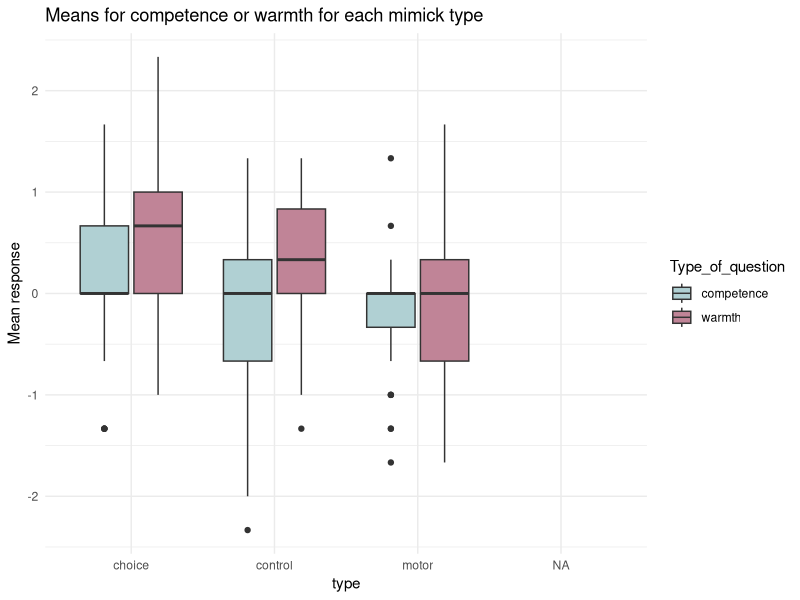
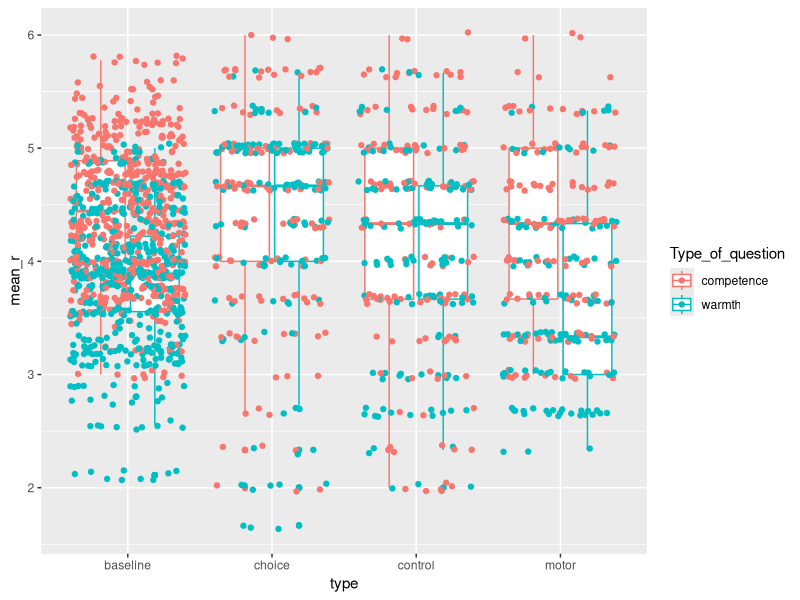

These charts were generated, in order, by the following R code: (Note: this script raises an error after producing the figures.)

library(tidyverse)
library(lme4)
colors_a = c('#B0D0D3', '#C08497','#F7AF9D')

groups = read_csv('groups.csv', col_names = TRUE) %>%select(-1,-2)
groups_long = groups %>%
  select(id, first, second, third) %>%
  pivot_longer(2:4, names_to = 'response', values_to = 'type')

groups_order = groups %>%
  select(id, conf1, conf2, conf3) %>%
  pivot_longer(2:4, names_to = 'block', values_to = 'confed_name') %>%
  mutate(block = ifelse(block == 'conf1', 'first', 
                        ifelse(block == 'conf2', 'second',
                               ifelse(block == 'conf3', 'third', 0))))


groups_mim = groups_long %>%
  rename('block' = 'response') %>%
  full_join(groups_order)



# Rating data ------------------------------
dat_rating2 <- read_csv('ratings_data.csv', col_names = TRUE) %>%
  dplyr::select(Participant_Public_ID, Question_Key, Response) 

colnames(dat_rating2) <- c('id','question','response')

dat_rating3 <- dat_rating2 %>%
  filter(response < 10) %>%
  filter(str_detect(question, "quantised")) 

# group the data by type of question 
warmth_k = c('friendly', 'similarity', 'attractiveness')
comp_k = c('competent', 'art_knowledge', 'rational')
w_k <- paste(warmth_k, collapse="|") # "ll|lo|hl"
ratings_data <- dat_rating3 %>%
  mutate(rating = response) %>%
  mutate(Type_of_question = ifelse(str_detect(question, w_k),'warmth','competence'),
         response = ifelse(str_detect(question, '1'), 'first',
                           ifelse(str_detect(question, '2'), 'second',
                                  ifelse(str_detect(question, '3'),'third', 'baseline'))))

ratings_by_group = ratings_data %>%
  full_join(groups_long) %>%
  mutate(type = ifelse(response == 'baseline', 'baseline', type)) %>%
  na.omit() %>%
  mutate(confed_name = ifelse(str_detect(question, 'Lucile'), 'L', 
                              ifelse(str_detect(question, 'Maria'), 'M',
                                     ifelse(str_detect(question, 'Amie'), 'A', 99)))) %>%
  rename('block' = 'response')



# Ratings across mimicking for each question --------------------
ratings_by_group_fr <- ratings_by_group %>%
  filter(grepl('friendly', question)) %>%
  filter(block != 'baseline')

mod_Fr <- aov(data = ratings_by_group_fr, rating~type)
summary(mod_Fr)



# Add baseline --------------------------

ratings_baseline = ratings_data %>%
  full_join(groups_long) %>%
  mutate(type = ifelse(response == 'baseline', 'baseline', type)) %>%
  na.omit() %>%
  mutate(confed_name = ifelse(str_detect(question, 'Lucile'), 'L', 
                              ifelse(str_detect(question, 'Maria'), 'M',
                                     ifelse(str_detect(question, 'Amie'), 'A', 99)))) %>%
  filter(confed_name != '99') %>%
  full_join(groups_order) %>%
  na.omit() %>%
  select(-response) 


ratings_all = full_join(ratings_baseline, ratings_by_group) %>% filter(block != 'baseline')

ratings_avg = ratings_all %>%
  group_by(id, block, confed_name, Type_of_question) %>%
  summarise(mean_r = mean(rating))
  

baseline_mean = ratings_avg %>%
  filter(confed_name != 99) %>%
  rename('mean_r_base' = 'mean_r')


groups_mim = groups_long %>%
  rename('block' = 'response') %>%
  full_join(groups_order) %>%
  select(id, confed_name, type)


# Ratings controlled for baseline (by subtracting the baseline) -------------------
exp_means = ratings_avg %>% filter(confed_name == 99) %>%  ungroup() %>%
  select(-confed_name) %>%
  full_join(baseline_mean) %>%
  mutate(change_in_rating = mean_r - mean_r_base) %>%
  full_join(groups_mim)

ggplot(exp_means, aes(x = type, y = change_in_rating, fill = Type_of_question))+
  geom_boxplot() +
  scale_fill_manual(values = colors_a[1:2]) +
  labs(y = 'Mean response', title = 'Means for competence or warmth for each mimick type') +
  theme_minimal()

exp_means <- exp_means %>%
  mutate(type = as.factor(type))

exp_means <- within(exp_means, type <- relevel(type, ref = 'motor'))

mod2 <- lm(data = exp_means, change_in_rating ~ type * Type_of_question)
summary(mod2)
# diagnostics are fine --- plot(mod2)
# change from baseline differs between control and choice 
# (higher score in choice - ratings increased from baseline in choice more than in control)


mod2 <- aov(data = exp_means, change_in_rating ~ type * Type_of_question)
summary(mod2)

TukeyHSD(mod2)


# Pointplot of means only
ratings2 = ratings_by_group %>%
  group_by(id,Type_of_question, type) %>% 
  mutate(mean_r = mean(rating))
  ggplot(ratings2, aes(x = type, y = mean_r, color = Type_of_question))+
  geom_boxplot() +
    geom_jitter()
  geom_point(ratings2, aes(x = type,y = mean_r))
  labs(title = 'Means for competence or warmth for each mimick type',y = 'Mean response') +
  scale_color_manual(values = colors_a[1:2]) +
  theme_minimal()

# Boxplot
data_by_id = ratings_by_group %>%
  group_by(id, Type_of_question, type) %>%
  mutate(mean_r = mean(rating)) %>%
ggplot(aes(x = type, y = mean(rating), fill = Type_of_question))+
  geom_boxplot() +
  scale_fill_manual(values = colors_a[1:2]) +
  labs(y = 'Mean response', title = 'Means for competence or warmth for each mimick type') +
  theme_minimal()

# Analysis ratings --------------------------------

avg_ratings = ratings_by_group %>%
  group_by(id, Type_of_question, type) %>% 
  summarise(mean_r = mean(rating))

r_model <- lm(mean_r ~ Type_of_question * type, data = avg_ratings)
summary(r_model)


# Only significant difference between warmth and competence ratings in the motor mimickry 
# Higher ratings for competence than warmth (in the case of motor mimicry)
avg_ratings_motor <- avg_ratings %>%
  filter(type == 'motor')

r_model2 <- lm(mean_r ~ Type_of_question, data = avg_ratings_motor)
summary(r_model2)


# Histograms to check motor 
avg_ratings_motor2 = avg_ratings_motor %>% filter(type == 'motor') %>% filter(Type_of_question == 'warmth')


